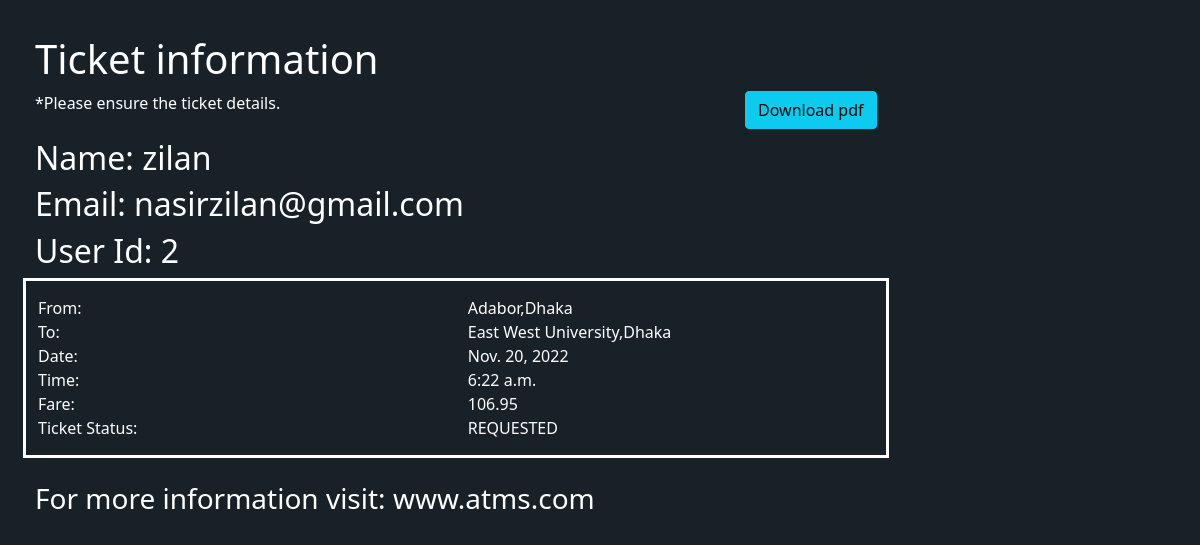
The page /showcartickets on the database its author committed.
### transport/models.py (models this page shows)
class Car(models.Model):
    REQUESTED = 'Requested'
    CANCELLED = 'Cancelled'
    COMPLETED = 'Completed'
    PAID = 'Paid'
    UNPAID = 'Unpaid'
    PAYMENT_STATUSES = ((PAID, 'Paid'),
                     (UNPAID, 'Unpaid'),)
    TICKET_STATUSES = ((REQUESTED, 'Requested'),
                       (CANCELLED, 'Cancelled'),
                       (COMPLETED, 'Completed'),)
    email = models.EmailField()
    name = models.CharField(max_length=30)
    userid =models.DecimalField(decimal_places=0, max_digits=2)
    From  = models.CharField(max_length=20)
    To = models.CharField(max_length=20)
    date = models.DateField()
    time = models.TimeField()
    price = models.DecimalField(decimal_places=2, max_digits=6)
    status = models.CharField(choices=TICKET_STATUSES, default=REQUESTED, max_length=11)
    paymentstatus = models.CharField(choices= PAYMENT_STATUSES, default=UNPAID, max_length=11)

### pdf_convert/views.py (the view)
# urls.py: path('showcartickets',show_car,name='showcartickets'),
def show_car(request):
    tickets = Car.objects.all().last()
    context = {
        'tickets':tickets
    }
    return render(request, 'pdf_convert/showcar.html',context)

### pdf_convert/templates/pdf_convert/showcar.html (shortened to what this page needs)
<!doctype html>
<html lang="en">
  <head>
    <link href="https://cdn.jsdelivr.net/npm/bootstrap@5.1.3/dist/css/bootstrap.min.css" rel="stylesheet">
  </head>
  <body style="margin: 35px; background-color: #182028; color: white;">
    <h1>Ticket information</h1>
    <div class="row">
        <div class="col-sm-9">
          *Please ensure the ticket details.
          <a style="float:right;" class="btn btn-info " href="{% url 'printcarPDF'%}">Download pdf</a><br><br>
          <h2>Name: {{tickets.name}}</h2>
          <h2>Email: {{tickets.email}}</h2>
          <h2>User Id: {{tickets.userid}}</h2>
          <div style="border: solid;" class="row">
            <div style="padding-top: 15px; padding-bottom: 15px;" class="col-8 col-sm-6">
              From: <br>
              To: <br>
              Date: <br>
              Time: <br>
              Fare:  <br>
              Ticket Status: <br>
            </div>
            <div style="padding-top: 15px; padding-bottom: 15px;" class="col-4 col-sm-6">
              {{tickets.From}}<br>
              {{tickets.To}}<br>
              {{tickets.date}}<br>
              {{tickets.time}}<br>
              {{tickets.price}} <br>
              {{tickets.status}}<br>
            </div>
          </div>
        </div>
      </div>
    <br>
    <h3>For more information visit: www.atms.com </h3>
  </body>
</html>

### rows shown on the page
Car: name "zilan", email "nasirzilan@gmail.com", userid "2", From "Adabor,Dhaka", To "East West University,Dhaka", date "Nov. 20, 2022", time "6:22 a.m.", price "106.95", status "REQUESTED"
